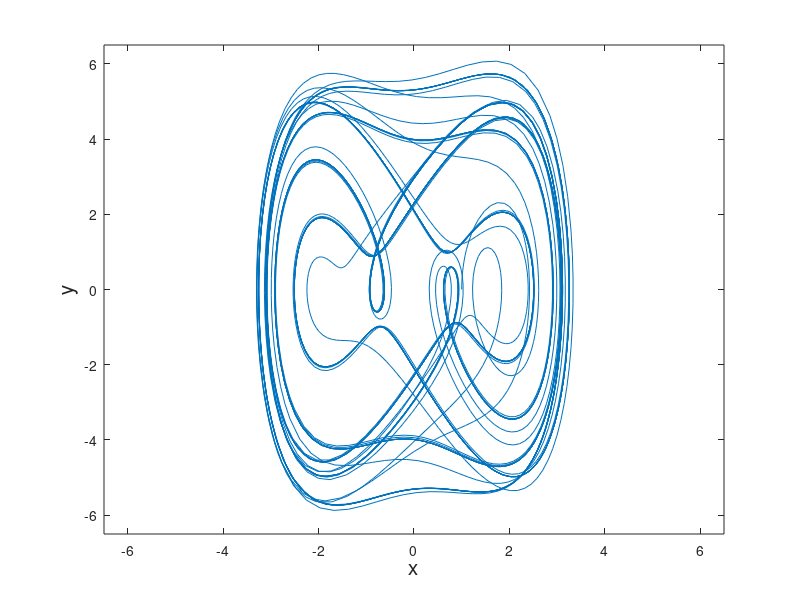

Recreate this plot in MATLAB.
% Phase portraits for nonautonomous systems.
deq=@(t,x) [x(2);x(1)-0.2*x(2)-(x(1))^3+6*cos(1.3*t)];
options=odeset('RelTol',1e-4,'AbsTol',1e-4);
[t,xx]=ode45(deq,[0 200],[1,0],options);
plot(xx(:,1),xx(:,2))
fsize=15;
axis([-6.5 6.5 -6.5 6.5])
xlabel('x','FontSize',fsize)
ylabel('y','FontSize',fsize)
%title('Phase portrait for the Duffing system')